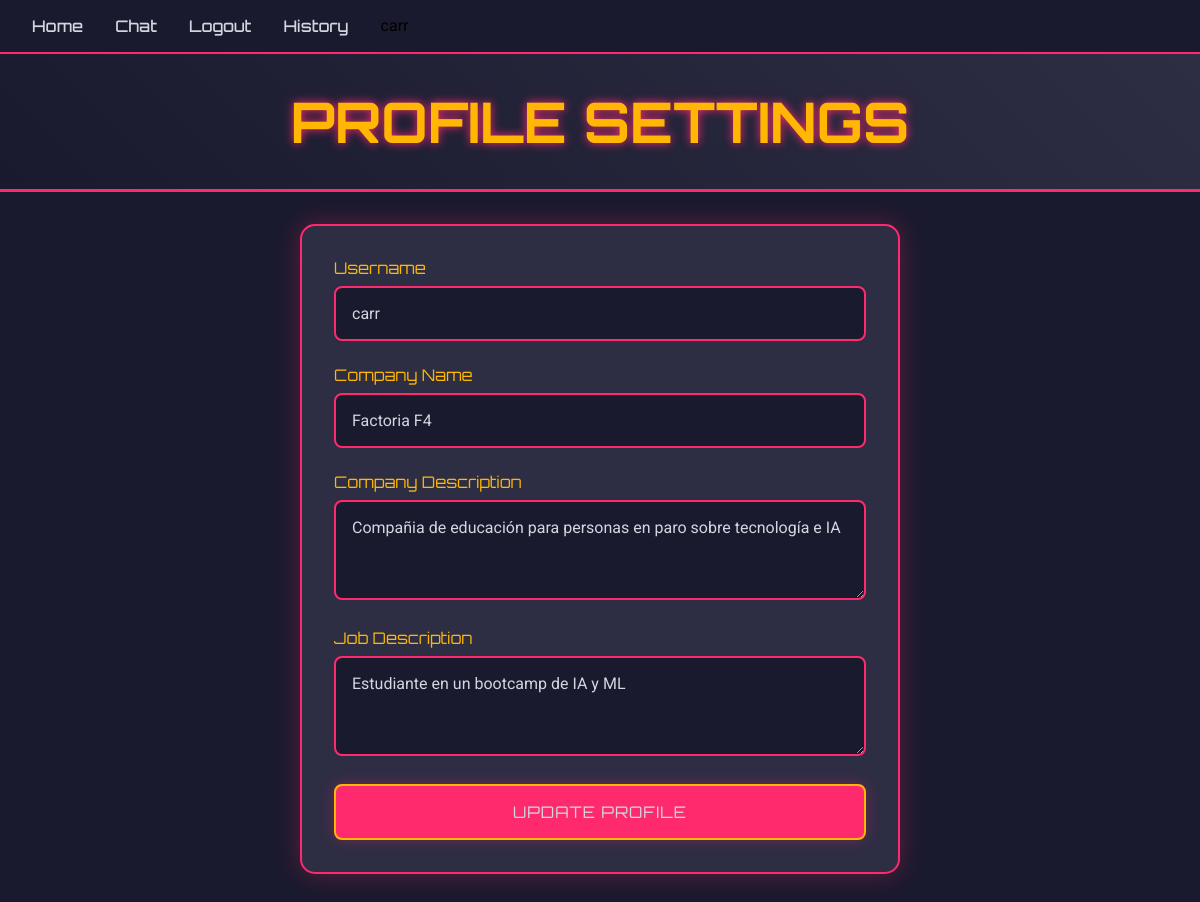
/profile/ (signed in), run on the app's committed database.
### chat/models.py (models this page shows, shortened)
class CompanyProfile(models.Model):
    user = models.OneToOneField(User, on_delete=models.CASCADE)
    company_name = models.CharField(max_length=200)
    company_description = models.TextField()
    job_description = models.TextField()
    created_at = models.DateTimeField(auto_now_add=True)

### chat/views.py (the view, shortened to what this page needs)
# urls.py: path('profile/', views.profile_view, name='profile'),
@login_required(login_url='login')
def profile_view(request):
    profile = CompanyProfile.objects.get(user=request.user)
    return render(request, 'chat/profile.html', {'profile': profile})

### chat/templates/chat/profile.html (shortened to what this page needs)
{% load static %}
<!DOCTYPE html>
<html>
<head>
</head>
<body>
    <nav class="navbar">
        <div class="nav-links">
            <a href="{% url 'landing' %}">Home</a>
            <a href="{% url 'chat' %}">Chat</a>
            <a href="{% url 'logout' %}">Logout</a>
            <a href="{% url 'history' %}">History</a>
            <span class="username">{{ user.username }}</span>
        </div>
    </nav>
    <div class="banner">
        <h1>Profile Settings</h1>
    </div>
    <div class="login-container">
        <form method="POST">
            <div class="form-group">
                <label>Username</label>
                <input type="text" name="username" value="{{ user.username }}" required>
            </div>
            <div class="form-group">
                <label>Company Name</label>
                <input type="text" name="company_name" value="{{ profile.company_name }}" required>
            </div>
            <div class="form-group">
                <label>Company Description</label>
                <textarea name="company_description" required>{{ profile.company_description }}</textarea>
            </div>
            <div class="form-group">
                <label>Job Description</label>
                <textarea name="job_description" required>{{ profile.job_description }}</textarea>
            </div>
            <button type="submit" class="submit-btn">Update Profile</button>
        </form>
    </div>
</body>
</html>

### chat/templates/chat/profile.html (style rules this page uses)
:root { --primary-color: #ff2a6d; --secondary-color: #05d9e8; --accent-color: #ffb703; --dark-bg: #1a1a2e; --light-text: #d1d7e0; --card-bg: #2d2d44; --hover-color: #7700ff; }
* { margin: 0; padding: 0; box-sizing: border-box; font-family: 'Roboto', sans-serif; }
html, body { margin: 0; padding: 0; min-height: 100vh; background-color: var(--dark-bg); }
.banner { background: linear-gradient(45deg, var(--dark-bg), var(--card-bg)); padding: 2rem; text-align: center; border-bottom: 3px solid var(--primary-color); }
.banner h1 { font-family: 'Orbitron', sans-serif; color: var(--accent-color); font-size: 3.5rem; text-transform: uppercase; text-shadow: 0 0 10px var(--primary-color); margin: 0; }
.login-container { max-width: 600px; margin: 2rem auto; padding: 2rem; background: var(--card-bg); border-radius: 15px; border: 2px solid var(--primary-color); box-shadow: 0 0 25px rgba(255, 42, 109, 0.3); animation: modalAppear 0.3s ease-out; }
.form-group { margin-bottom: 1.5rem; }
.form-group label { display: block; color: var(--accent-color); font-family: 'Orbitron', sans-serif; margin-bottom: 0.5rem; }
.form-group input, .form-group textarea { width: 100%; padding: 1rem; background: var(--dark-bg); border: 2px solid var(--primary-color); border-radius: 8px; color: var(--light-text); font-size: 1rem; transition: all 0.3s ease; }
.form-group textarea { min-height: 100px; resize: vertical; }
.submit-btn { width: 100%; padding: 1rem; background-color: var(--primary-color); color: var(--light-text); border: 2px solid var(--accent-color); border-radius: 8px; font-family: 'Orbitron', sans-serif; font-size: 1rem; cursor: pointer; transition: all 0.3s ease; text-transform: uppercase; letter-spacing: 1px; box-shadow: 0 0 15px rgba(255, 42, 109, 0.3); }
.navbar { background-color: var(--dark-bg); border-bottom: 2px solid var(--primary-color); padding: 1rem 2rem; }
.nav-links { display: flex; gap: 2rem; }
.nav-links a { color: var(--light-text); font-family: 'Orbitron', sans-serif; text-decoration: none; font-weight: 500; transition: color 0.3s ease; }

### data on the page
CompanyProfile: company_name "Factoria F4", company_description "Compañia de educación para personas en paro sobre tecnología e IA", job_description "Estudiante en un bootcamp de IA y ML"

### other printed values
{{ user.username }} "carr"
